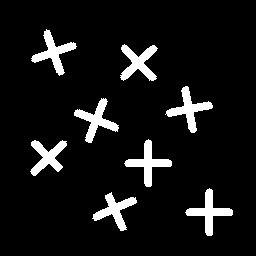
#> input picture Lab02-ConnectedComponents/art8.png, 256 x 256 px
$ jupyter execute lab02.ipynb
#> lines starting #> are read from the running program, lines starting #| are printed output that depends on the picture; after the words box and inside, x2 and y2 are one past the last pixel; in counts of white or black regions, pixels touching at a corner belong together; long printed decimals are rounded
**Exercícios Rotulação de Componentes Conexos**
exercícios obtidos em http://homepages.inf.ed.ac.uk/rbf/HIPR2/label.htm

1. Implemente o algoritmo de rotulação de componentes conexos (algoritmo do slide ou por outra solução) e aplique sobre a imagem binária art8.png. Indique qual vizinhança será considerada (4 ou 8)
Mostre os resultados na forma da imagem art8lab1.png e art8lab2.png

art8.png:

art8lab1.png:

art8lab2.png:


[cell 1]
import cv2
import numpy as np
import matplotlib.pyplot as plt


imagem = cv2.imread('art8.png', cv2.IMREAD_GRAYSCALE)
#> imagem: shape (256, 256); values 1 (black) and 255 (white), 8% white; 8 white regions, largest, box (x1, y1, x2, y2) and area: (120, 44, 158, 81) 672, (165, 86, 213, 133) 670, (74, 98, 119, 143) 670

_, binaria = cv2.threshold(imagem, 127, 255, cv2.THRESH_BINARY)


num_labels, labels = cv2.connectedComponents(binaria, connectivity=8)
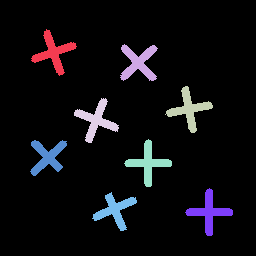
#> labels: shape (256, 256) int32; 9 distinct labels, from 0 to 8; one colour per label, 0 black
#> num_labels = 9

#print(labels)

#print("Quantidade de componentes:", num_labels - 1)


lab1 = np.zeros_like(imagem)

for i in range(1, num_labels):
    intensidade = int(i * 255 / num_labels)
    lab1[labels == i] = intensidade
#> this loop made 8 passes
#> intensidade on passes 1 to 8: 28, 56, 85, 113, 141, 170, 198, 226
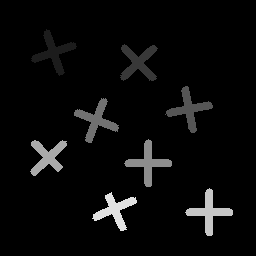
#> lab1: shape (256, 256); min 0, max 226, mean 10.1


lab2 = np.zeros((imagem.shape[0], imagem.shape[1], 3), dtype=np.uint8)

cores = np.random.randint(0, 255, size=(num_labels, 3))
#> cores = [[172, 47, 117], [192, 67, 251], [195, 103, 9], [211, 21, 242], [36, 87, 70], [216, 88, 140], [58, 193, 230], [39, 87, 174], [88, 81, 165]]

for i in range(1, num_labels):
    lab2[labels == i] = cores[i]
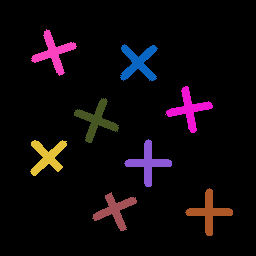
#> lab2: shape (256, 256, 3); mean of channels 0, 1, 2 10.5, 7.2, 12.8; drawn as B, G, R


plt.figure(figsize=(10,5))

plt.subplot(1,3,1)
plt.imshow(binaria, cmap='gray')
plt.title('art8.png')
plt.axis('off')

plt.subplot(1,3,2)
plt.imshow(lab1, cmap='gray')
plt.title('art8lab1.png')
plt.axis('off')

plt.subplot(1,3,3)
plt.imshow(lab2)
plt.title('art8lab2.png')
plt.axis('off')

plt.show()

2. Calcule o número de objetos da imagem clc3.png. Note que antes será necessário binarizar a imagem. Para isso, considere um limiar (*threshold*) de 67, isto é, valores acima de 167 na imagem original recebem zero, e os abaixo recebem 1 (o que resulta na imagem clc3thr1.png).

clc3.png

clc3thr1

clc3lab1


[cell 2]
import cv2
import numpy as np
import matplotlib.pyplot as plt


imagem = cv2.imread('clc3.png', cv2.IMREAD_GRAYSCALE)
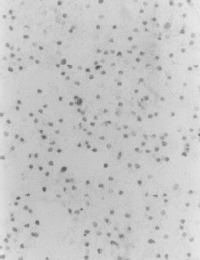
#> input picture Lab02-ConnectedComponents/clc3.png, 200 x 260 px
#> imagem is the input picture: shape (260, 200); min 88, max 236, mean 198.6

if imagem is None:
    print("Erro ao carregar imagem")
    exit()


# abaixo de 167 -> branco
# acima de 167 -> preto

_, binaria = cv2.threshold(imagem, 167, 255, cv2.THRESH_BINARY_INV)
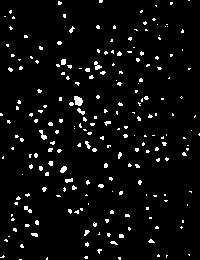
#> binaria: shape (260, 200); 4.5% white in thin lines or dots


num_labels, labels = cv2.connectedComponents(binaria, connectivity=8)
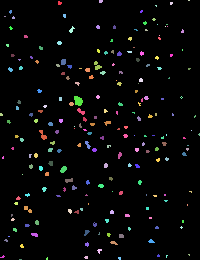
#> labels: shape (260, 200) int32; 218 distinct labels, from 0 to 217; one colour per label, 0 black
#> num_labels = 218


quantidade_objetos = num_labels - 1
#> quantidade_objetos = 217

print("Quantidade de objetos:", quantidade_objetos)
#| Quantidade de objetos: 217


lab = np.zeros_like(imagem)

for i in range(1, num_labels):
    intensidade = int(i * 255 / num_labels)
    lab[labels == i] = intensidade
#> this loop made 217 passes
#> intensidade on passes 1 to 3: 1, 2, 3
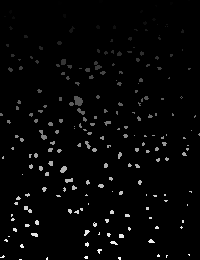
#> lab: shape (260, 200); min 0, max 253, mean 5.9


plt.figure(figsize=(15,5))

plt.subplot(1,3,1)
plt.imshow(imagem, cmap='gray')
plt.title('clc3.png')
plt.axis('off')

plt.subplot(1,3,2)
plt.imshow(binaria, cmap='gray')
plt.title('clc3thr1.png')
plt.axis('off')

plt.subplot(1,3,3)
plt.imshow(lab, cmap='gray')
plt.title('clc3lab1.png')
plt.axis('off')

plt.show()

3. Calcule a distância média entre os objetos da imagem anterior. Mostre um histograma com as distâncias e o valor médio.

[cell 3]
import cv2
import numpy as np
import matplotlib.pyplot as plt


imagem = cv2.imread('clc3.png', cv2.IMREAD_GRAYSCALE)


_, binaria = cv2.threshold(imagem, 167, 255, cv2.THRESH_BINARY_INV)


num_labels, labels, stats, centroids = cv2.connectedComponentsWithStats(
    binaria,
    connectivity=8
)
#> stats = 218 rows, first 6: [0, 0, 200, 260, 49643], [58, 1, 4, 4, 13], [99, 0, 4, 3, 11], [188, 0, 2, 1, 2], [170, 2, 3, 3, 8], [155, 5, 2, 2, 3]; centroids = 218 pairs, first value 0.875 to 198.8, second value 0 to 259

# remover fundo
centros = centroids[1:]
#> centros = 217 pairs, first value 0.875 to 198.8, second value 0 to 259


distancias = []

for i in range(len(centros)):
    for j in range(i + 1, len(centros)):

        x1, y1 = centros[i]
        x2, y2 = centros[j]

        distancia = np.sqrt((x2 - x1)**2 + (y2 - y1)**2)

        distancias.append(distancia)
#> after the loop, distancias = 23436 items

distancias = np.array(distancias)


media = np.mean(distancias)
#> media = 113.1

print("Quantidade de objetos:", num_labels - 1)
#| Quantidade de objetos: 217
print("Distância média:", media)
#| Distância média: 113.055


plt.figure(figsize=(10,5))

plt.hist(distancias, bins=30)

plt.title('Histograma das Distâncias')
plt.xlabel('Distância')
plt.ylabel('Quantidade')

plt.axvline(media, linestyle='dashed')

plt.show()
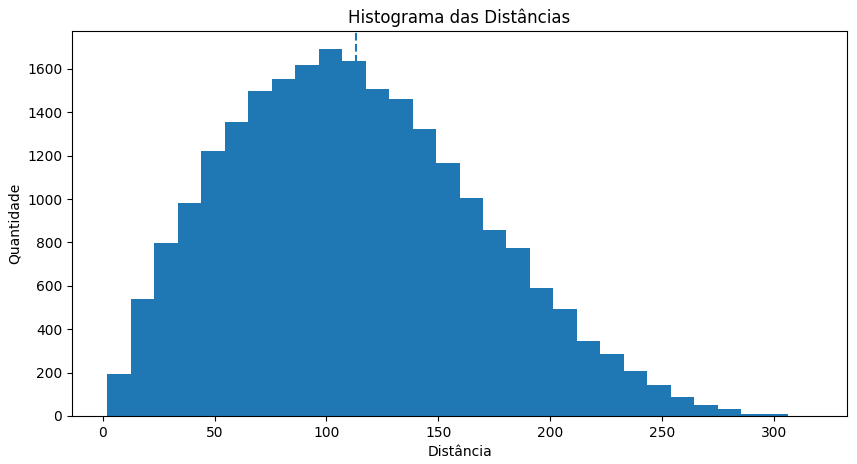
#> figure drawn by matplotlib, 1 panel; tallest bar 1690 high, from x = 96.47 to 107

4. Mostra a Transformada Distância da imagem do exercício 1

[cell 4]
import cv2
import matplotlib.pyplot as plt

imagem = cv2.imread('art8.png', cv2.IMREAD_GRAYSCALE)


_, binaria = cv2.threshold(imagem, 127, 255, cv2.THRESH_BINARY)


distancia = cv2.distanceTransform(
    binaria,
    cv2.DIST_L2,
    5
)
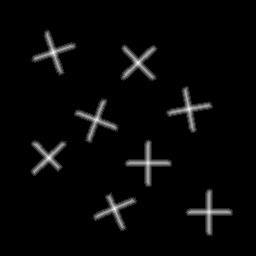
#> distancia: shape (256, 256) float32; min 0, max 6.39, mean 0.195; drawn with min black and max white


plt.figure(figsize=(12,5))

plt.subplot(1,2,1)
plt.imshow(binaria, cmap='gray')
plt.title('Imagem Binária')
plt.axis('off')

plt.subplot(1,2,2)
plt.imshow(distancia, cmap='jet')
plt.title('Transformada Distância')
plt.colorbar()

plt.show()
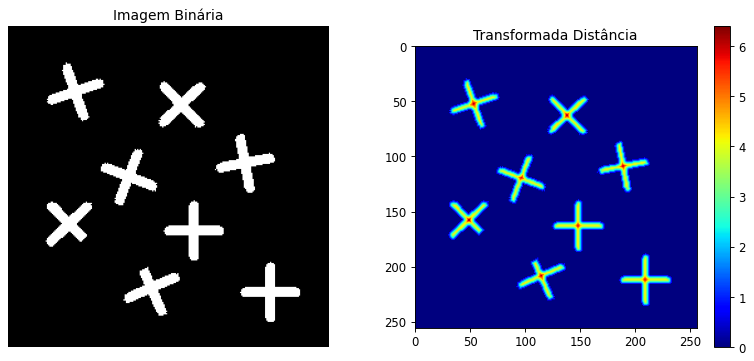
#> figure drawn by matplotlib, 3 panels
